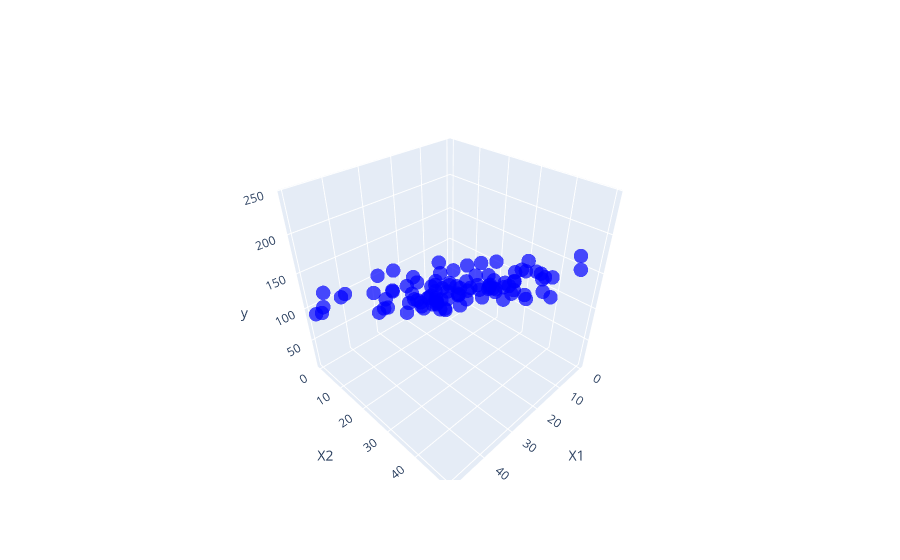

The cell this chart's notebook holds for it:
### Markdown cell above
### Plot data

### Code cell
# Create a trace for the 3D scatter plot of random points
scatter = go.Scatter3d(
    x=X1,
    y=X2,
    z=y,
    mode='markers',
    marker=dict(
        size=5,
        opacity=0.7,
        color='blue'  
    ),
    name='Random Points'
)


# Create a layout for the 3D plot
layout = go.Layout(
    scene=dict(
        xaxis=dict(title='X1'),
        yaxis=dict(title='X2'),
        zaxis=dict(title='y'),
    ),
)

# Create a figure and add both traces (random points and predicted plane) to it
fig = go.Figure(data=[scatter], layout=layout)

# Show the interactive 3D plot
fig.show()
